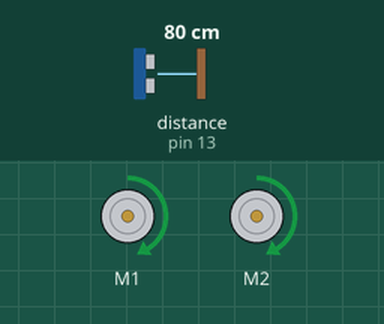
Bench run of a sketch on a simulated Arduino Uno, built with avr-gcc and run on an emulated ATmega328P. Shown: 2 × DC motor (green arrow = forward, orange = backward, longer = faster). Wiring (inferred from the names in the program): ultrasonic range finder: trigger pin 12; echo pin 13. The test bench sets the inputs (shaded band); at power-on: distance to the obstacle (sensor on pin 13) 80 cm. The echo pulse lasts 58.3 µs per cm.

Above: at 1.2 s.
1.3 s: distance to the obstacle (sensor on pin 13) set to 28 cm
2.8 s: distance to the obstacle (sensor on pin 13) set to 22 cm
At 4.0 s:
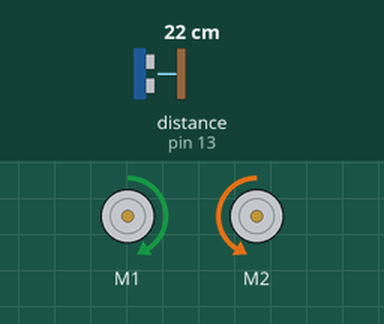
4.3 s: distance to the obstacle (sensor on pin 13) set to 35 cm
At 5.4 s:
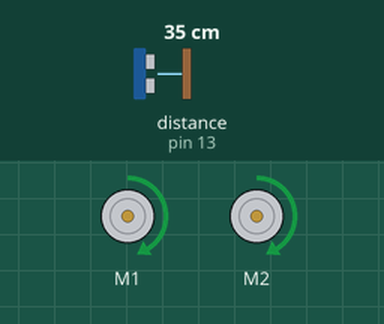
5.8 s: distance to the obstacle (sensor on pin 13) set to 2 cm
At 6.2 s:
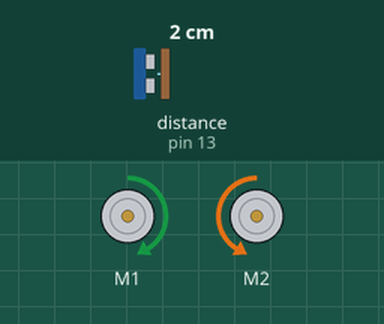
Timing chart, 0 to 8.3 s (numbered marks = the images above; inputs shaded):
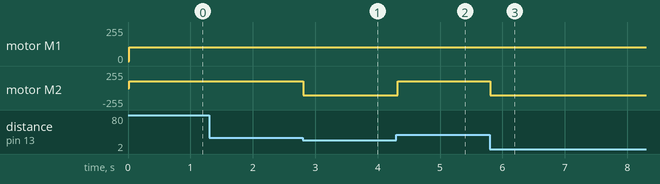

Measured:
- the behaviour switches between 25 and 24 cm on distance to the obstacle (sensor on pin 13) (found by bisection; images 0 and 1)
- after the input at 1.3 s, every drawn part: stays the same
- after the input at 2.8 s, motor M2: forward 105/255 → backward 105/255 at once
- after the input at 4.3 s, motor M2: backward 105/255 → forward 105/255 at once
- after the input at 5.8 s, motor M2: forward 105/255 → backward 105/255 at once

The sketch:

Bolum19Robot.ino
```cpp
#include <AFMotor.h>
#define trigPin 12
#define echoPin 13
AF_DCMotor motor1(1,MOTOR12_64KHZ);
AF_DCMotor motor2(2, MOTOR12_8KHZ);

void setup() {


   pinMode(trigPin, OUTPUT);
  pinMode(echoPin, INPUT);
  motor1.setSpeed(105);
motor2.setSpeed (105);
}

void loop() {

   long duration, distance;
  digitalWrite(trigPin, LOW);
  delayMicroseconds(2);
  digitalWrite(trigPin, HIGH);

  delayMicroseconds(10);
  digitalWrite(trigPin, LOW);
  duration = pulseIn(echoPin, HIGH);
  distance = (duration/2) / 29.1;// Çeşitli santimetre hesaplamaları.
  if (distance < 25) /* 25 CMden yakın engel varsa */
  {

Serial.print ( distance);

    motor1.run(FORWARD);  // Sola dön.
    motor2.run (BACKWARD);

}
  else {

   delay (15);
   motor1.run(FORWARD); // Engel yoksa ilerle.
    motor2.run(FORWARD);
  }


}
```
